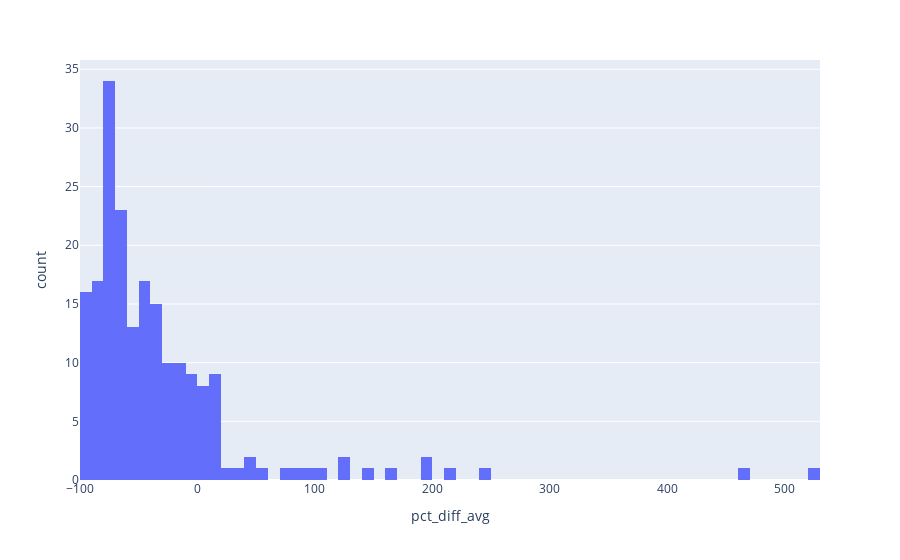
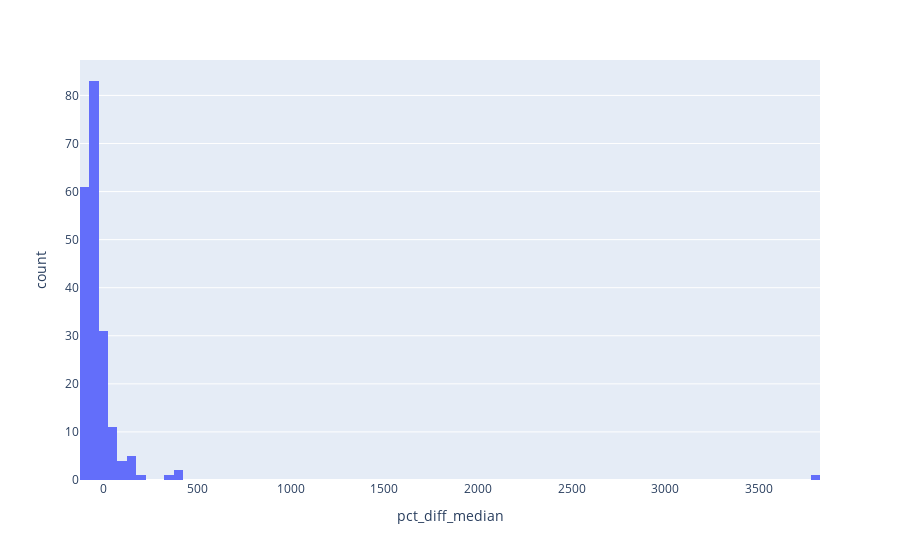

Notebook code cell kept with these figures, in order:
### Code cell
import plotly.express as px
fig = px.histogram(df, x='pct_diff_avg', nbins=100)
fig.show()

fig = px.histogram(df, x='pct_diff_median', nbins=100)
fig.show()

### Figure 1 — Plotly figure (JSON) as saved in the notebook; plotly's stock layout.template omitted (floating-point values rounded to 4 significant figures; data arrays with more than 128 entries replaced by an {"elided": "..."} marker saying what was removed)
{"data": [{"alignmentgroup": "True", "bingroup": "x", "hovertemplate": "pct_diff_avg=%{x}<br>count=%{y}<extra></extra>", "legendgroup": "", "marker": {"color": "#636efa", "pattern": {"shape": ""}}, "name": "", "nbinsx": 100, "offsetgroup": "", "orientation": "v", "showlegend": false, "type": "histogram", "x": {"elided": "200 float values"}, "xaxis": "x", "yaxis": "y"}], "layout": {"autosize": true, "barmode": "relative", "legend": {"tracegroupgap": 0}, "margin": {"t": 60}, "xaxis": {"anchor": "y", "autorange": true, "domain": [0, 1], "range": [-100, 530], "title": {"text": "pct_diff_avg"}, "type": "linear"}, "yaxis": {"anchor": "x", "autorange": true, "domain": [0, 1], "range": [0, 35.79], "title": {"text": "count"}}}}

### Figure 2 — Plotly figure (JSON) as saved in the notebook; plotly's stock layout.template omitted (floating-point values rounded to 4 significant figures; data arrays with more than 128 entries replaced by an {"elided": "..."} marker saying what was removed)
{"data": [{"alignmentgroup": "True", "bingroup": "x", "hovertemplate": "pct_diff_median=%{x}<br>count=%{y}<extra></extra>", "legendgroup": "", "marker": {"color": "#636efa", "pattern": {"shape": ""}}, "name": "", "nbinsx": 100, "offsetgroup": "", "orientation": "v", "showlegend": false, "type": "histogram", "x": {"elided": "200 float values"}, "xaxis": "x", "yaxis": "y"}], "layout": {"autosize": true, "barmode": "relative", "legend": {"tracegroupgap": 0}, "margin": {"t": 60}, "xaxis": {"anchor": "y", "autorange": true, "domain": [0, 1], "range": [-125, 3825], "title": {"text": "pct_diff_median"}, "type": "linear"}, "yaxis": {"anchor": "x", "autorange": true, "domain": [0, 1], "range": [0, 87.37], "title": {"text": "count"}}}}
